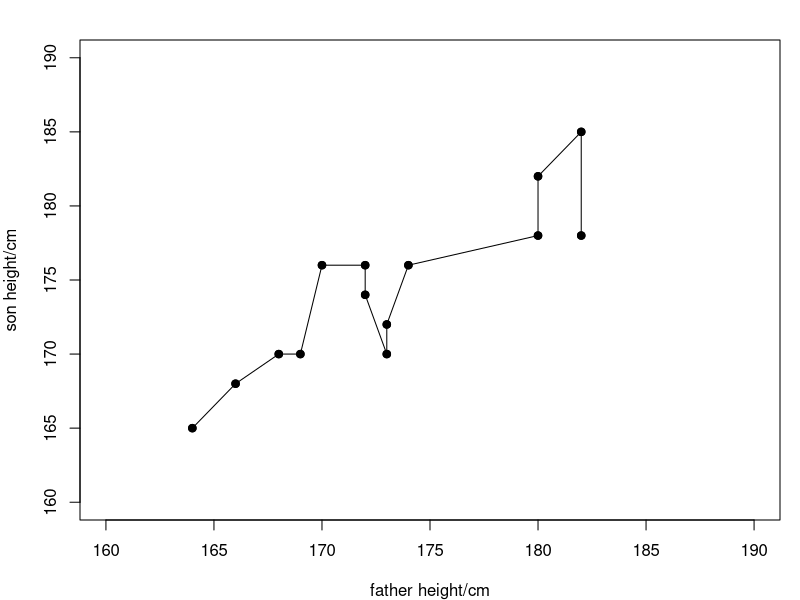
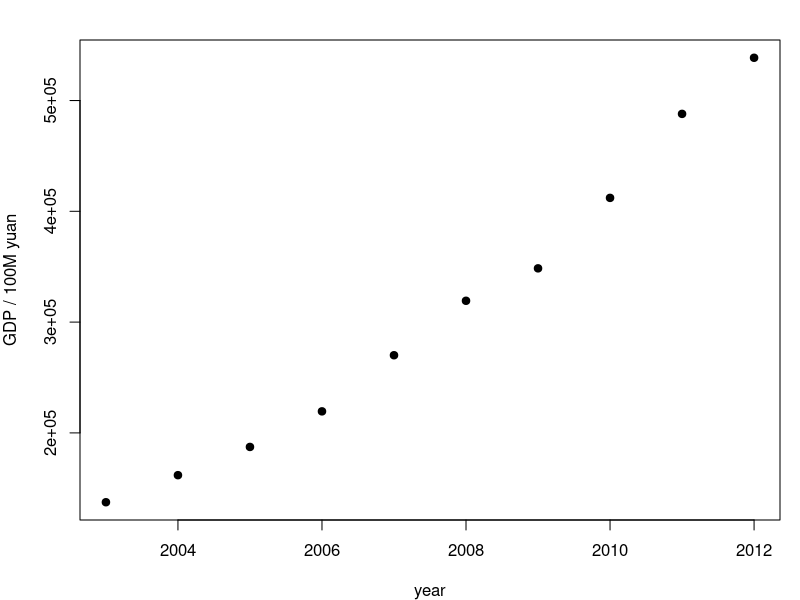
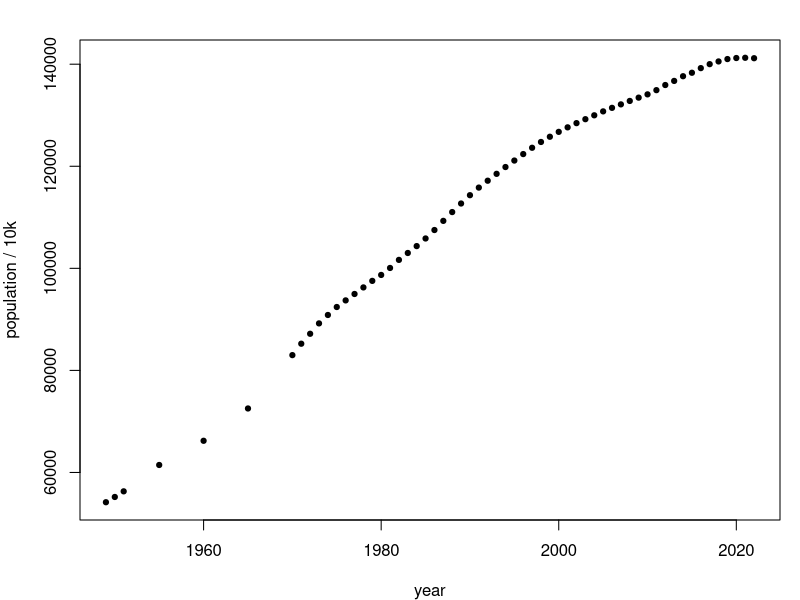

The R script that drew these images, in order:
setwd("C:/Users/18904/Github/senior-mathematics/codes")
if(!dir.exists("../figures"))dir.create("../figures")
# week89-1: father-son heights scatter with lines connecting ordered by father height
# table 8.2-1 (14 pairs)
f=c(174,170,173,169,182,172,180,172,168,166,182,173,164,180)
s=c(176,176,170,170,185,176,178,174,170,168,178,172,165,182)
draw1=function(){
  par(mar=c(4,4,2,1))
  o=order(f)
  plot(f,s,xlim=c(160,190),ylim=c(160,190),pch=19,xlab="father height/cm",ylab="son height/cm",main="")
  lines(f[o],s[o],lty=1)
  points(f,s,pch=19)
}
cairo_pdf("../figures/week89-1.pdf",width=4,height=4,family="SimSun")
draw1()
dev.off()
svglite::svglite("../figures/week89-1.svg",width=4,height=4)
draw1()
dev.off()
# week89-2: GDP vs year 2003-2012
yr=c(2003,2004,2005,2006,2007,2008,2009,2010,2011,2012)
gdp=c(137422.0,161840.2,187318.9,219438.5,270092.3,319244.6,348517.7,412119.3,487940.2,538580.0)
draw2=function(){
  par(mar=c(4,4,2,1))
  plot(yr,gdp,pch=19,xlab="year",ylab="GDP / 100M yuan",main="")
}
cairo_pdf("../figures/week89-2.pdf",width=4,height=4,family="SimSun")
draw2()
dev.off()
svglite::svglite("../figures/week89-2.svg",width=4,height=4)
draw2()
dev.off()
# week89-3: population 1949-2022 (sampled key years for clarity)
pyr=c(1949,1950,1951,1955,1960,1965,1970,1971,1972,1973,1974,1975,1976,1977,1978,1979,1980,1981,1982,1983,1984,1985,1986,1987,1988,1989,1990,1991,1992,1993,1994,1995,1996,1997,1998,1999,2000,2001,2002,2003,2004,2005,2006,2007,2008,2009,2010,2011,2012,2013,2014,2015,2016,2017,2018,2019,2020,2021,2022)
pop=c(54167,55196,56300,61465,66207,72538,82992,85229,87177,89211,90859,92420,93717,94974,96259,97542,98705,100072,101654,103008,104357,105851,107507,109300,111026,112704,114333,115823,117171,118517,119850,121121,122389,123626,124761,125786,126743,127627,128453,129227,129988,130756,131448,132129,132802,133450,134091,134916,135922,136726,137646,138326,139232,140011,140541,141008,141212,141260,141175)
draw3=function(){
  par(mar=c(4,4,2,1))
  plot(pyr,pop,pch=19,cex=0.7,xlab="year",ylab="population / 10k",main="")
}
cairo_pdf("../figures/week89-3.pdf",width=4,height=4,family="SimSun")
draw3()
dev.off()
svglite::svglite("../figures/week89-3.svg",width=4,height=4)
draw3()
dev.off()
